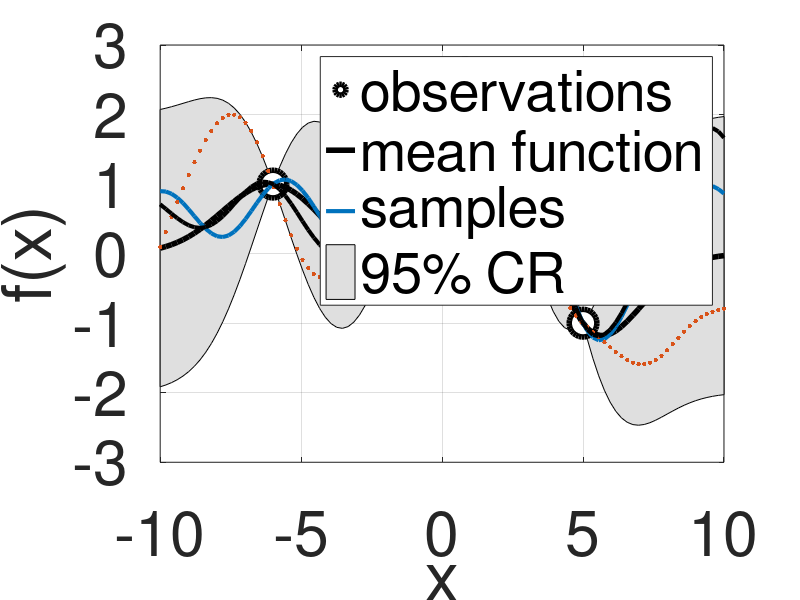

Write MATLAB code to recreate this figure.
% Prediction with noisy observations
% Gaussian Process with SE kernel
% K = gamma * exp(- |x1-x2|/(2*l^2))
% Copyright Zhidi Lin 

clc;clear;
% close all;

l = 2.50;
gamma = 1;

sig_n = 0;

% 4 observations (training points)
x_train = [-6 -2 2 5];
y_train = [1 0 2 -1];

% test data
x_test = linspace(-10,10,100)';

% Calculate the partitions of the joint covariance matrix
[XX1,XX2] = meshgrid(x_train,x_train);
[XXs1,XXs2] = meshgrid(x_train,x_test);
[XsXs1,XsXs2] = meshgrid(x_test,x_test);

K_XsXs = gamma * exp(-(XsXs1-XsXs2).^2 ./ l.^2);
K_XXs = gamma * exp(-(XXs1-XXs2).^2 ./ l.^2);
K_XX = gamma * exp(-(XX1-XX2).^2 ./ l.^2);
K_XX_noisy = K_XX + sig_n^2 *eye(size(K_XX));


chol_KXX_noisy = chol(K_XX_noisy);
%posterior_mean = covXXs/covXX_noisy * fx_train';

posterior_mean = (K_XXs/chol_KXX_noisy)/chol_KXX_noisy' * y_train';
%posterior_cov = covXsXs - covXXs/covXX_noisy * covXXs';

posterior_cov = K_XsXs - (K_XXs/chol_KXX_noisy)/chol_KXX_noisy' * K_XXs';

s2 = diag(posterior_cov);
f = [posterior_mean+2*sqrt(s2); flip(posterior_mean-2*sqrt(s2),1)];

% plot 
figure;
h11 = fill([x_test; flip(x_test,1)], f, [7 7 7]/8);
hold on; 
h0 = plot(x_train, y_train, 'ok', 'linewidth',4, 'MarkerSize', 20, 'MarkerFaceColor', 'w');hold on;
% h0 = plot(x_train, y_train, 'xk', 'linewidth',3, 'MarkerSize', 20, 'MarkerFaceColor', 'k'); hold on;  
h1 = plot(x_test, posterior_mean,'k-', 'LineWidth', 4); 
axis([-10 10 -3 3])
grid on
xlabel('x')
ylabel('f(x)')
hold on;

% sampling from posterior 
K = chol(posterior_cov + 1e-12 * eye(size(posterior_cov)),'lower');   % Cholesky decomposition of covariance matrix

N = 3;                                                                % # of samples want to draw
% C = linspecer(N);                                                     % set color
C = ["-.k","-.k","-.k"];
% C = ["-ok","-sk","-^k"];
for ii = 1:N
    uids = randn(size(posterior_mean));                                %  generate independent random numbers from standard normal distribution.
    f = posterior_mean + K * uids;                                     %  sample from existing
%     h(ii) = plot(x_test',f,'--','color',C(ii,:),'linewidth',1); hold on;
    h(ii) = plot(x_test, f, C(ii),'linewidth',3, 'MarkerSize', 10, 'MarkerFaceColor', 'w'); hold on;
%     scatter(x_test',f,[],C(ii,:),'filled');hold on;
    if ii == N
        hold off;
    end
end
legend1 = legend([h0,h1,h(1),h11],'observations','mean function','samples','95% CR');
set(gca,'FontSize',45)
% title(strcat([' Prediction with noisy observations ', 'l = '],num2str(l)))
